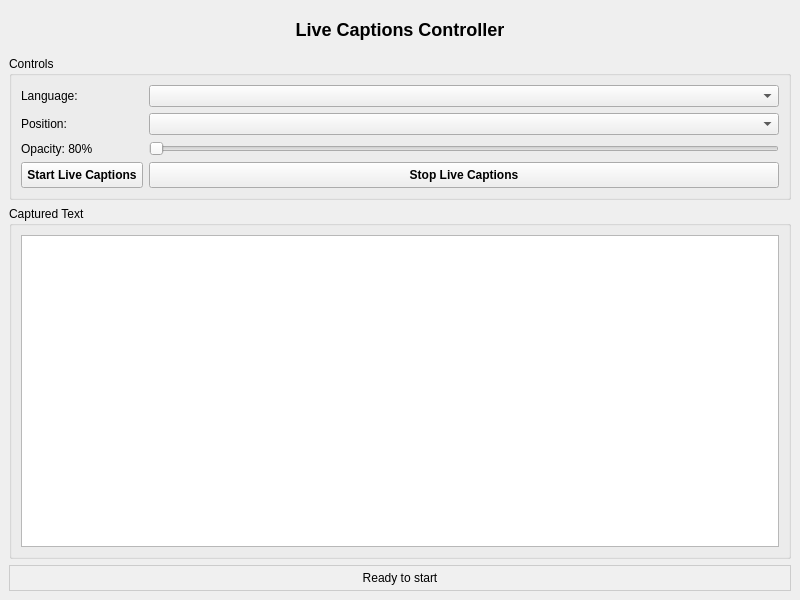
<?xml version="1.0" encoding="UTF-8"?>
<ui version="4.0">
 <class>MainWindow</class>
 <widget class="QMainWindow" name="MainWindow">
  <property name="geometry">
   <rect>
    <x>0</x>
    <y>0</y>
    <width>800</width>
    <height>600</height>
   </rect>
  </property>
  <property name="windowTitle">
   <string>Live Captions Controller</string>
  </property>
  <widget class="QWidget" name="centralWidget">
   <layout class="QVBoxLayout" name="verticalLayout">
    <item>
     <widget class="QLabel" name="titleLabel">
      <property name="text">
       <string>Live Captions Controller</string>
      </property>
      <property name="alignment">
       <set>Qt::AlignCenter</set>
      </property>
      <property name="styleSheet">
       <string notr="true">font-size: 18px; font-weight: bold; padding: 10px;</string>
      </property>
     </widget>
    </item>
    <item>
     <widget class="QGroupBox" name="controlGroup">
      <property name="title">
       <string>Controls</string>
      </property>
      <layout class="QGridLayout" name="gridLayout">
       <item row="0" column="0">
        <widget class="QLabel" name="languageLabel">
         <property name="text">
          <string>Language:</string>
         </property>
        </widget>
       </item>
       <item row="0" column="1">
        <widget class="QComboBox" name="languageCombo"/>
       </item>
       <item row="1" column="0">
        <widget class="QLabel" name="positionLabel">
         <property name="text">
          <string>Position:</string>
         </property>
        </widget>
       </item>
       <item row="1" column="1">
        <widget class="QComboBox" name="positionCombo"/>
       </item>
       <item row="2" column="0">
        <widget class="QLabel" name="opacityLabel">
         <property name="text">
          <string>Opacity: 80%</string>
         </property>
        </widget>
       </item>
       <item row="2" column="1">
        <widget class="QSlider" name="opacitySlider">
         <property name="minimum">
          <number>10</number>
         </property>
         <property name="maximum">
          <number>100</number>
         </property>
         <property name="orientation">
          <enum>Qt::Horizontal</enum>
         </property>
        </widget>
       </item>
       <item row="3" column="0">
        <widget class="QPushButton" name="startButton">
         <property name="text">
          <string>Start Live Captions</string>
         </property>
         <property name="styleSheet">
          <string notr="true">padding: 5px; font-weight: bold;</string>
         </property>
        </widget>
       </item>
       <item row="3" column="1">
        <widget class="QPushButton" name="stopButton">
         <property name="text">
          <string>Stop Live Captions</string>
         </property>
         <property name="styleSheet">
          <string notr="true">padding: 5px; font-weight: bold;</string>
         </property>
        </widget>
       </item>
      </layout>
     </widget>
    </item>
    <item>
     <widget class="QGroupBox" name="displayGroup">
      <property name="title">
       <string>Captured Text</string>
      </property>
      <layout class="QVBoxLayout" name="verticalLayout_2">
       <item>
        <widget class="QTextEdit" name="captionDisplay">
         <property name="styleSheet">
          <string notr="true">font-family: Consolas, monospace; font-size: 12px;</string>
         </property>
        </widget>
       </item>
      </layout>
     </widget>
    </item>
    <item>
     <widget class="QLabel" name="statusLabel">
      <property name="text">
       <string>Ready to start</string>
      </property>
      <property name="styleSheet">
       <string notr="true">padding: 5px; background-color: #f0f0f0; border: 1px solid #ccc;</string>
      </property>
      <property name="alignment">
       <set>Qt::AlignCenter</set>
      </property>
     </widget>
    </item>
   </layout>
  </widget>
 </widget>
 <resources/>
 <connections/>
</ui>
